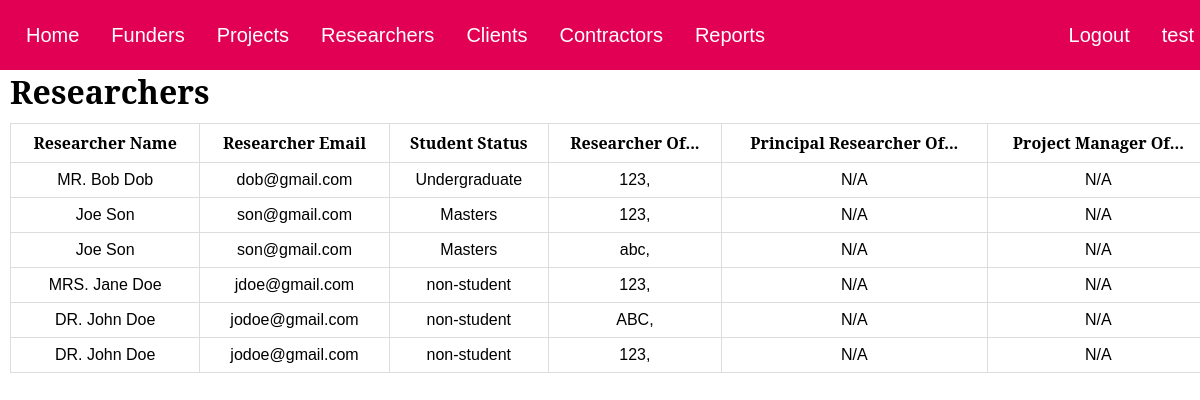
/researchersList.php (signed in), run on an earlier commit of the app's database.
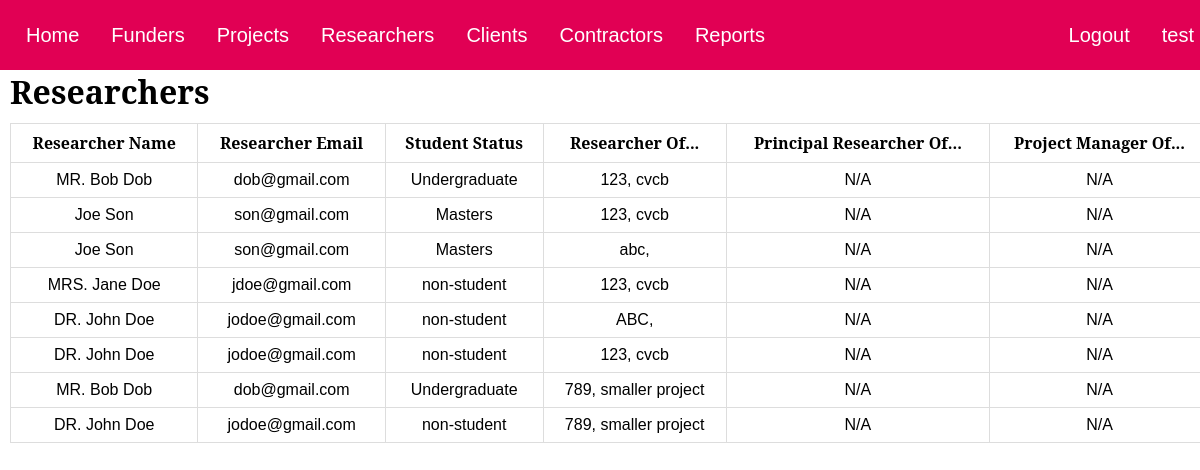
And on a later commit of the database.
### tables this page shows
CREATE TABLE `researchers` (
  `entity_id` int(11) DEFAULT NULL,
  `activity_code` varchar(100) DEFAULT NULL,
  KEY `Researchers_Entities_FK` (`entity_id`),
  KEY `Researchers_Activities_FK` (`activity_code`),
  CONSTRAINT `Researchers_Activities_FK` FOREIGN KEY (`activity_code`) REFERENCES `activities` (`activity_code`),
  CONSTRAINT `Researchers_Entities_FK` FOREIGN KEY (`entity_id`) REFERENCES `entities` (`id`)
);

CREATE TABLE `entities` (
  `id` int(11) NOT NULL AUTO_INCREMENT,
  `first_name` varchar(100) DEFAULT NULL,
  `last_name` varchar(100) DEFAULT NULL,
  `email` varchar(200) DEFAULT NULL,
  `salutation` varchar(10) DEFAULT NULL,
  `company` varchar(100) DEFAULT NULL,
  `category` enum('non-student','Undergraduate','Masters','PHD','Other') DEFAULT NULL,
  PRIMARY KEY (`id`),
  UNIQUE KEY `email` (`email`)
);

CREATE TABLE `activities` (
  `activity_code` varchar(100) NOT NULL,
  `project_code` varchar(100) DEFAULT NULL,
  `title` varchar(255) DEFAULT NULL,
  `description` mediumtext DEFAULT NULL,
  `start_date` date DEFAULT NULL,
  `end_date` date DEFAULT NULL,
  `notes` mediumtext DEFAULT NULL,
  PRIMARY KEY (`activity_code`),
  KEY `Activities_Projects_FK` (`project_code`),
  CONSTRAINT `Activities_Projects_FK` FOREIGN KEY (`project_code`) REFERENCES `projects` (`project_code`)
);

### researchersList.php (the view, shortened to what this page needs)
<html>
<head>
    <link rel="stylesheet" href="index.css">
</head>
<body onload='displayHeader()'>
  <div class='header' id='header'></div>
<h1>Researchers</h1>
<table>
  <tr>
    <th>Researcher Name</th>
    <th>Researcher Email</th>
    <th>Student Status</th>
    <th>Researcher Of...</th>
    <th>Principal Researcher Of...</th>
    <th>Project Manager Of...</th>
  </tr>
<?php
$sqli = new mysqli('localhost:3306','root','','Research');
$fullquery = "SELECT e.first_name,
              e.last_name,
              e.salutation,
              e.email,
              e.category,
              e.id,
              r.activity_code,
              a.title
              FROM Entities e, Researchers r, Activities a
              WHERE e.id = r.entity_id AND
              r.activity_code = a.activity_code";
$result = mysqli_query($sqli, $fullquery);
if(mysqli_num_rows($result) !== 0){
  while ($row = mysqli_fetch_array($result)) {
    $sal = stripslashes($row['salutation']);
    $first = stripslashes($row["first_name"]);
    $last = stripslashes($row["last_name"]);
    $name = $sal . ' ' . $first . ' ' . $last;
    $designation = stripslashes($row['activity_code']);
    $activityTitle = stripslashes($row['title']);
    $email = stripslashes($row['email']);
    $status = stripslashes($row['category']);
    $manager = 'N/A';
    $principal = 'N/A';
    $entry = "<tr>
                <td>".$name."</td>
                <td>".$email."</td>
                <td>".$status."</td>
                <td>".$designation.", ".$activityTitle."</td>
                <td>".$principal."</td>
                <td>".$manager."</td>
              </tr>";
    echo $entry;
  }
}
?>
</table>
</body>
</html>

What changed in the data, as far as the page shows it:
changed through a linked row, researchers (number 1 of 8 on the later page): activity_code.title (not shown) → "cvcb"
changed through a linked row, researchers (number 2 of 8 on the later page): activity_code.title (not shown) → "cvcb"
changed through a linked row, researchers "MRS. Jane Doe": activity_code.title (not shown) → "cvcb"
changed through a linked row, researchers (number 6 of 8 on the later page): activity_code.title (not shown) → "cvcb"
added researchers: entity.last_name "MR. Bob Dob", entity.email "dob@gmail.com", entity.category "Undergraduate", activity_code "789", activity_code.title "smaller project", principal "N/A", manager "N/A"
added researchers: entity.last_name "DR. John Doe", entity.email "jodoe@gmail.com", entity.category "non-student", activity_code "789", activity_code.title "smaller project", principal "N/A", manager "N/A"
